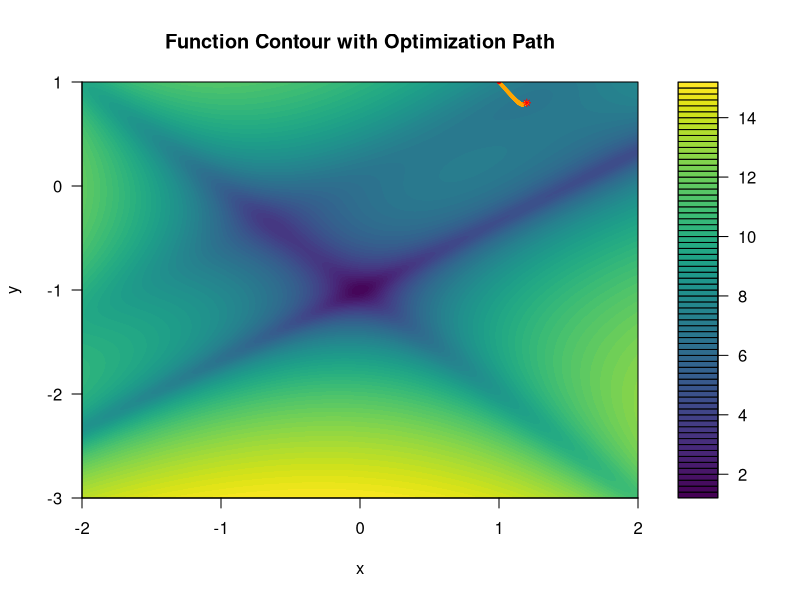
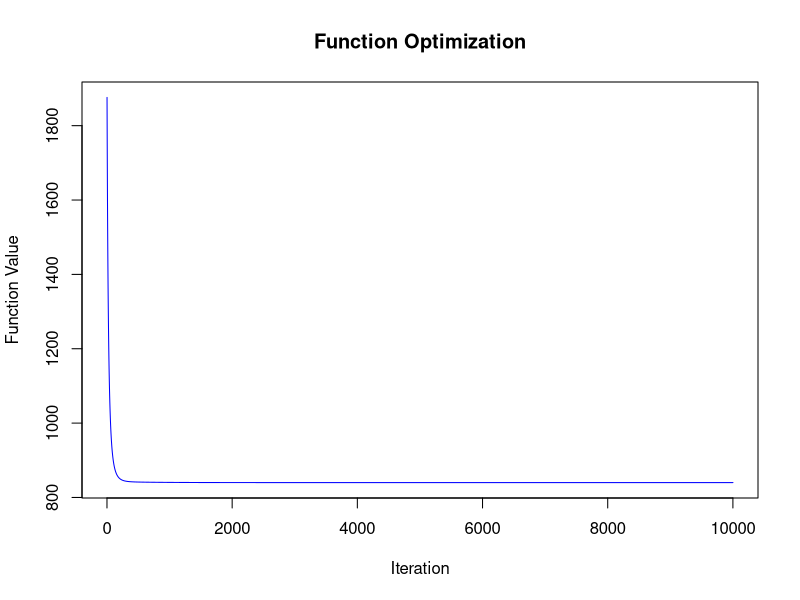
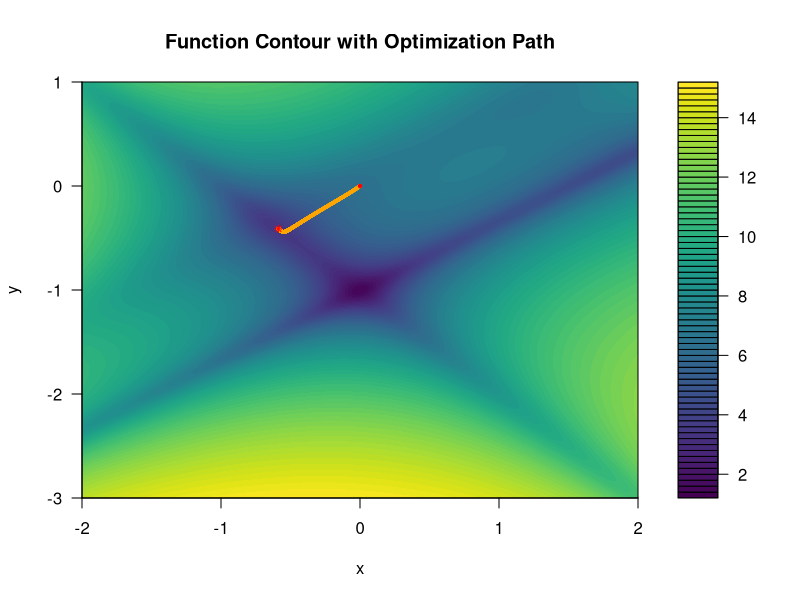
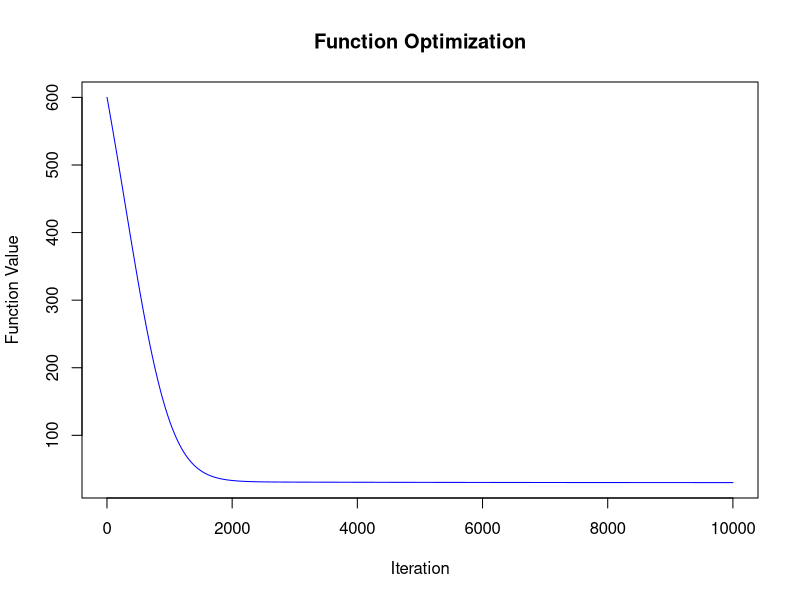
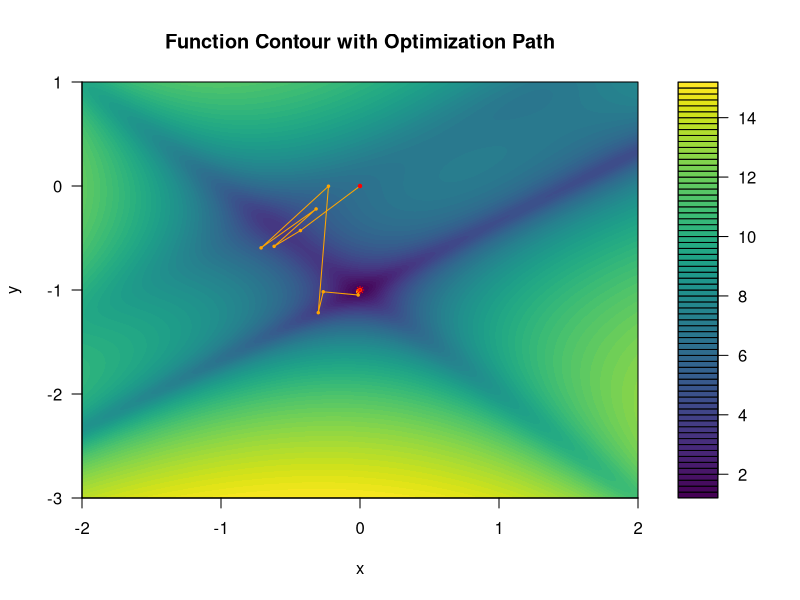
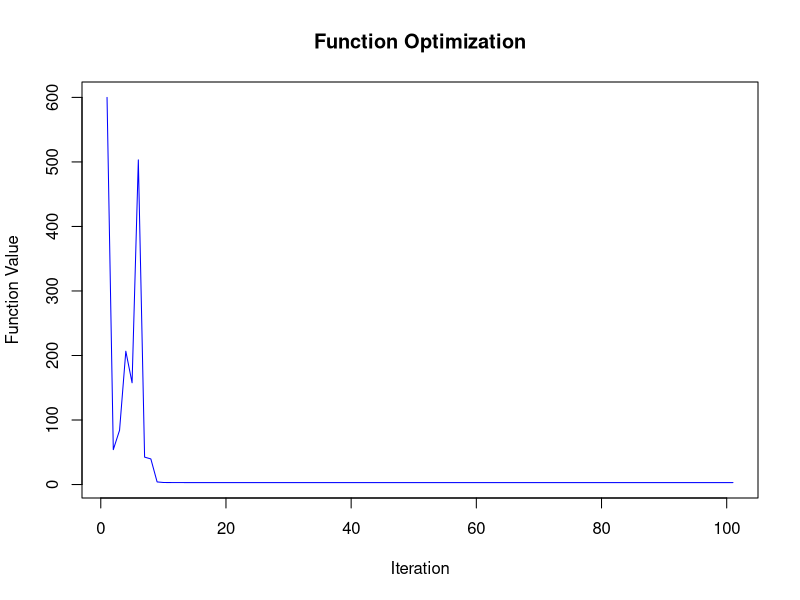
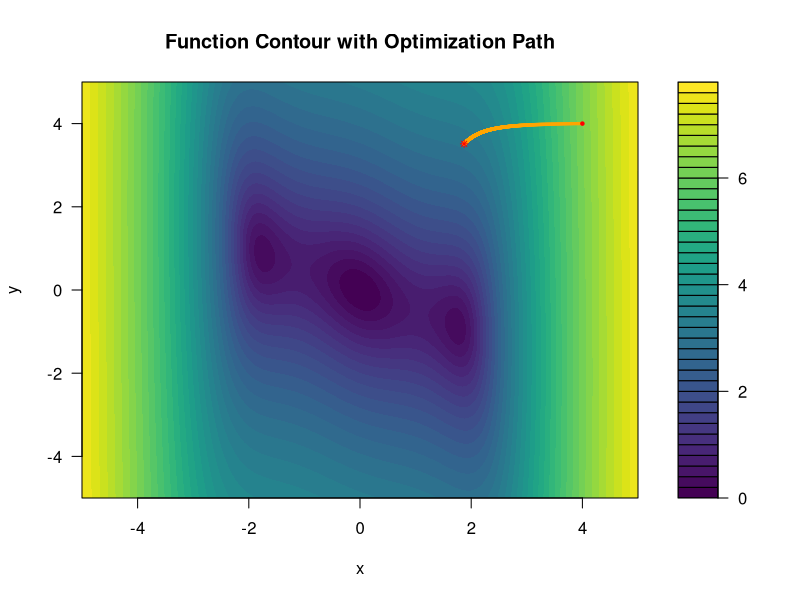
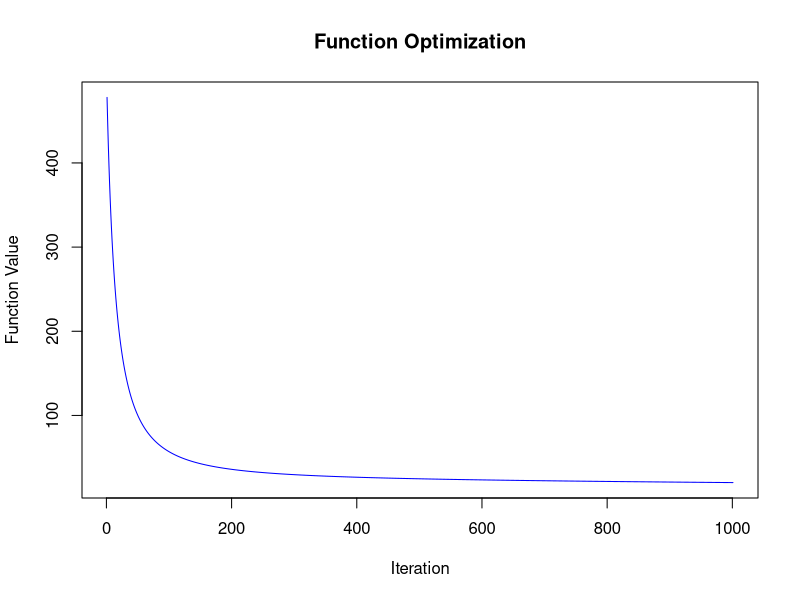

Write R code to recreate these figures, in order.
## ---- chunk 1
# Importing the required packages
library(numDeriv)
library(glmnet)
library(nlme)
library(Matrix)
## ---- chunk 2
# PROBLEM A

# Defining the Gradient Descent Function
gradient_descent <- function(f, start_value, max_iter, gamma) {
  current_value <- start_value
  history <- matrix(nrow = max_iter + 1, ncol = length(start_value))
  
  history[1,] <- start_value
  for (i in 1:max_iter) {
    grad <- grad(f, current_value)
    current_value <- current_value - gamma * grad
    history[i + 1,] <- current_value
  }
  
  list(minimizer = current_value, history = history)
}
## ---- chunk 3
# Function that computes and plots the function values over the iterations
plot_optimization <- function(history, f) {
  function_values <- apply(history, 1, function(v) f(v))
  
  plot(function_values, type = 'l', main = "Function Optimization",
       xlab = "Iteration", ylab = "Function Value", col = "blue")
}

# Function for visualizing the iteration steps and optimization path
plot_contour_with_path <- function(f, range_x, range_y, history) {
  x_seq <- seq(range_x[1], range_x[2], length.out = 200)
  y_seq <- seq(range_y[1], range_y[2], length.out = 200)
  z <- outer(x_seq, y_seq, Vectorize(function(x, y) f(c(x, y))))
  
  filled.contour(x_seq, y_seq, log(z + 1), nlevels = 50,
                 color.palette = viridis::viridis,
                 xlab = "x", ylab = "y", main = "Function Contour with Optimization Path",
                 plot.axes = {
                   axis(1); axis(2)
                   points(history[,1], history[,2], 
                          col = "orange", pch = 20, cex = 0.5)
                   lines(history[,1], history[,2], 
                         col = "orange", type = "l")
                   points(history[1,1], history[1,2], 
                          col = "red", pch = 20, cex = 0.7)
                   points(history[nrow(history),1], history[nrow(history),2], col = "red",
                          pch = 8, cex = 0.7)
                 })
}
## ---- chunk 4
# Defining the Goldstein-Price Function
my_function_vec <- function(v) {
     x <- v[1]
     y <- v[2]
     (1 + (x + y + 1)^2 * (19 - 14*x + 3*x^2 - 14*y + 6*x*y + 3*y^2)) *
      (30 + (2*x - 3*y)^2 * (18 - 32*x + 12*x^2 + 48*y - 36*x*y + 27*y^2))
   }
## ---- chunk 5
# Perform gradient descent
result <- gradient_descent(my_function_vec, 
                           start_value = c(1, 1), max_iter = 10000, gamma=0.0000005)

# Plot the contour with optimization path
# Define the range for x and y based on the function's landscape
plot_contour_with_path(my_function_vec, c(-2, 2), c(-3, 1), result$history)
plot_optimization(result$history, my_function_vec)

# Print out the optimized parameters
optimized_parameters <- result$minimizer
cat("Optimized parameters: x =",
    optimized_parameters[1], ", y =", optimized_parameters[2], "\n")

# Evaluate the function at the optimized parameters
optimized_value <- my_function_vec(optimized_parameters)

# Print the minimized function value
cat("Function value at optimized parameters:", 
    optimized_value, "\n")
## ---- chunk 6
# Perform gradient descent
result <- gradient_descent(my_function_vec,
                           start_value = c(0, 0), max_iter = 10000, gamma = 0.0000005)

# Plot the contour with optimization path
# Define the range for x and y based on the function's landscape
plot_contour_with_path(my_function_vec, c(-2, 2), c(-3, 1), result$history)
plot_optimization(result$history, my_function_vec)

# Print out the optimized parameters
optimized_parameters <- result$minimizer
cat("Optimized parameters: x =",
    optimized_parameters[1], ", y =", optimized_parameters[2], "\n")

# Evaluate the function at the optimized parameters
optimized_value <- my_function_vec(optimized_parameters)

# Print the minimized function value
cat("Function value at optimized parameters:",
    optimized_value, "\n")
## ---- chunk 7
# Perform gradient descent
result <- gradient_descent(my_function_vec,
                           start_value = c(0, 0), max_iter = 100, gamma = 0.000595)

# Plot the contour with optimization path
# Define the range for x and y based on the function's landscape
plot_contour_with_path(my_function_vec, c(-2, 2), c(-3, 1), result$history)
plot_optimization(result$history, my_function_vec)

# Print out the optimized parameters
optimized_parameters <- result$minimizer
cat("Optimized parameters: x =",
    optimized_parameters[1], ", y =", optimized_parameters[2], "\n")

# Evaluate the function at the optimized parameters
optimized_value <- my_function_vec(optimized_parameters)

# Print the minimized function value
cat("Function value at optimized parameters:",
    optimized_value, "\n")
## ---- chunk 8
# Define the Three-Hump Camel function
three_hump_camel <- function(x) {
  return(2 * x[1]^2 - 1.05 * x[1]^4 + x[1]^6 / 6 + x[1] * x[2] + x[2]^2)
}
## ---- chunk 9
# Perform gradient descent
result <- gradient_descent(three_hump_camel, 
                           start_value = c(4, 4), max_iter = 1000, gamma = 0.00005)

# Plot the contour with optimization path
# Define the range for x and y based on the function's landscape
plot_contour_with_path(three_hump_camel, c(-5, 5), c(-5, 5), result$history)
plot_optimization(result$history, three_hump_camel)

# Print out the optimized parameters
optimized_parameters <- result$minimizer
cat("Optimized parameters: x =",
    optimized_parameters[1], ", y =", optimized_parameters[2], "\n")

# Evaluate the function at the optimized parameters
optimized_value <- three_hump_camel(optimized_parameters)

# Print the minimized function value
cat("Function value at optimized parameters:",
    optimized_value, "\n")
## ---- chunk 10
# Perform gradient descent
result <- gradient_descent(three_hump_camel,
                           start_value = c(4, 4), max_iter = 10000, gamma = 0.00005)

# Plot the contour with optimization path
# Define the range for x and y based on the function's landscape
plot_contour_with_path(three_hump_camel, c(-5, 5), c(-5, 5), result$history)
plot_optimization(result$history, three_hump_camel)

# Print out the optimized parameters
optimized_parameters <- result$minimizer
cat("Optimized parameters: x =",
    optimized_parameters[1], ", y =", optimized_parameters[2], "\n")

# Evaluate the function at the optimized parameters
optimized_value <- three_hump_camel(optimized_parameters)

# Print the minimized function value
cat("Function value at optimized parameters:",
    optimized_value, "\n")
## ---- chunk 11
# Perform gradient descent
result <- gradient_descent(three_hump_camel,
                           start_value = c(4, 4), max_iter = 10000, gamma = 0.005)

# Plot the contour with optimization path
# Define the range for x and y based on the function's landscape
plot_contour_with_path(three_hump_camel, c(-5, 5), c(-5, 5), result$history)
plot_optimization(result$history, three_hump_camel)

# Print out the optimized parameters
optimized_parameters <- result$minimizer
cat("Optimized parameters: x =",
    optimized_parameters[1], ", y =", optimized_parameters[2], "\n")

# Evaluate the function at the optimized parameters
optimized_value <- three_hump_camel(optimized_parameters)

# Print the minimized function value
cat("Function value at optimized parameters:",
    optimized_value, "\n")
## ---- chunk 12
# PROBLEM B

# Stochastic gradient descent to approximate the ridge estimator
# Optional addition of tolerance parameter determining threshold for 
# minimum difference for the algorithm to continue iterating
stochastic_grad <- function(y, X, initial_values, max_iterations, lambda, tol = 1e-4) {
  n <- nrow(X)
  p <- ncol(X)
  a <- initial_values
  # Randomly sampling indexes and computing gradients
  for (m in 1:max_iterations) {
    i <- sample(1:n, 1)
    gi_gradient <- compute_gradient(X[i, ], y[i], a, lambda)
    gamma_m <- 1 / m
    a_new <- a - gamma_m * gi_gradient
    # Check if the threshold was reached
    if (sum((a_new - a)^2) < tol) {
      message("Threshold reached in ", m, " iterations.")
      break
    }
    
    a <- a_new
  }
  
  return(a)
}

# Define function to compute the gradient
compute_gradient <- function(xi, yi, a, lambda) {
  residual <- yi - sum(a * xi)
  gradient <- -2 * xi * residual
  gradient[2:length(gradient)] <- 
    gradient[2:length(gradient)] + 2 * lambda * a[2:length(a)]
  return(gradient)
}

# Simulate/use data of choice
set.seed(123)
n <- 1000
p2 <- 20
X <- matrix(rnorm(n * p2), n, p2)
beta_true <- runif(20, min = -3, max = 3)
y <- X %*% beta_true + rnorm(n)

initial_values <- rep(0, p2)
max_iterations <- 10000
lambda <- 0.1

# Calling the stochastic gradient function to estimate the parameters
sgd_result <- stochastic_grad(y, X, initial_values, max_iterations, lambda)
print("Custom Ridge Estimator:")
print(sgd_result)

# Using glmnet for Ridge Regression:
x_matrix <- Matrix(X, sparse = TRUE)

# Fit Ridge Regression model with glmnet (For ridge regression, alpha = 0)
ridge_glmnet_model <- glmnet(x_matrix, y, alpha = 0, lambda = lambda)
print("glmnet Ridge Estimator:")

# Extracting coefficients (excluding intercept by indexing from -1)
ridge_glmnet_coef <- as.vector(coef(ridge_glmnet_model, s = lambda)[-1])
print(ridge_glmnet_coef)
## ---- chunk 13
# Stochastic gradient descent to approximate the ridge estimator
# Optional addition of tolerance parameter determining threshold for 
# minimum difference for the algorithm to continue iterating
stochastic_grad <- function(y, X, initial_values, max_iterations, lambda, tol = 1e-8) {
  n <- nrow(X)
  p <- ncol(X)
  a <- initial_values
  # Randomly sampling indexes and computing gradients
  for (m in 1:max_iterations) {
    i <- sample(1:n, 1)
    gi_gradient <- compute_gradient(X[i, ], y[i], a, lambda)
    gamma_m <- 1 / m
    a_new <- a - gamma_m * gi_gradient
    # Check if the threshold was reached
    if (sum((a_new - a)^2) < tol) {
      message("Threshold reached in ", m, " iterations.")
      break
    }
    
    a <- a_new
  }
  
  return(a)
}

# Define function to compute the gradient
compute_gradient <- function(xi, yi, a, lambda) {
  residual <- yi - sum(a * xi)
  gradient <- -2 * xi * residual
  gradient[2:length(gradient)] <- 
    gradient[2:length(gradient)] + 2 * lambda * a[2:length(a)]
  return(gradient)
}


# Simulate/use data of choice
set.seed(123)
n <- 1000
p2 <- 20
X <- matrix(rnorm(n * p2), n, p2)
beta_true <- runif(20, min = -3, max = 3)
y <- X %*% beta_true + rnorm(n)

initial_values <- rep(0, p2)
max_iterations <- 10000
lambda <- 0.1

# Calling the stochastic gradient function to estimate the parameters
sgd_result <- stochastic_grad(y, X, initial_values, max_iterations, lambda)
print("Custom Ridge Estimator:")
print(sgd_result)

# Using glmnet for Ridge Regression:
x_matrix <- Matrix(X, sparse = TRUE)

# Fit Ridge Regression model with glmnet (For ridge regression, alpha = 0)
ridge_glmnet_model <- glmnet(x_matrix, y, alpha = 0, lambda = lambda)
print("glmnet Ridge Estimator:")

# Extracting coefficients (excluding intercept by indexing from -1)
ridge_glmnet_coef <- as.vector(coef(ridge_glmnet_model, s = lambda)[-1])
print(ridge_glmnet_coef)
